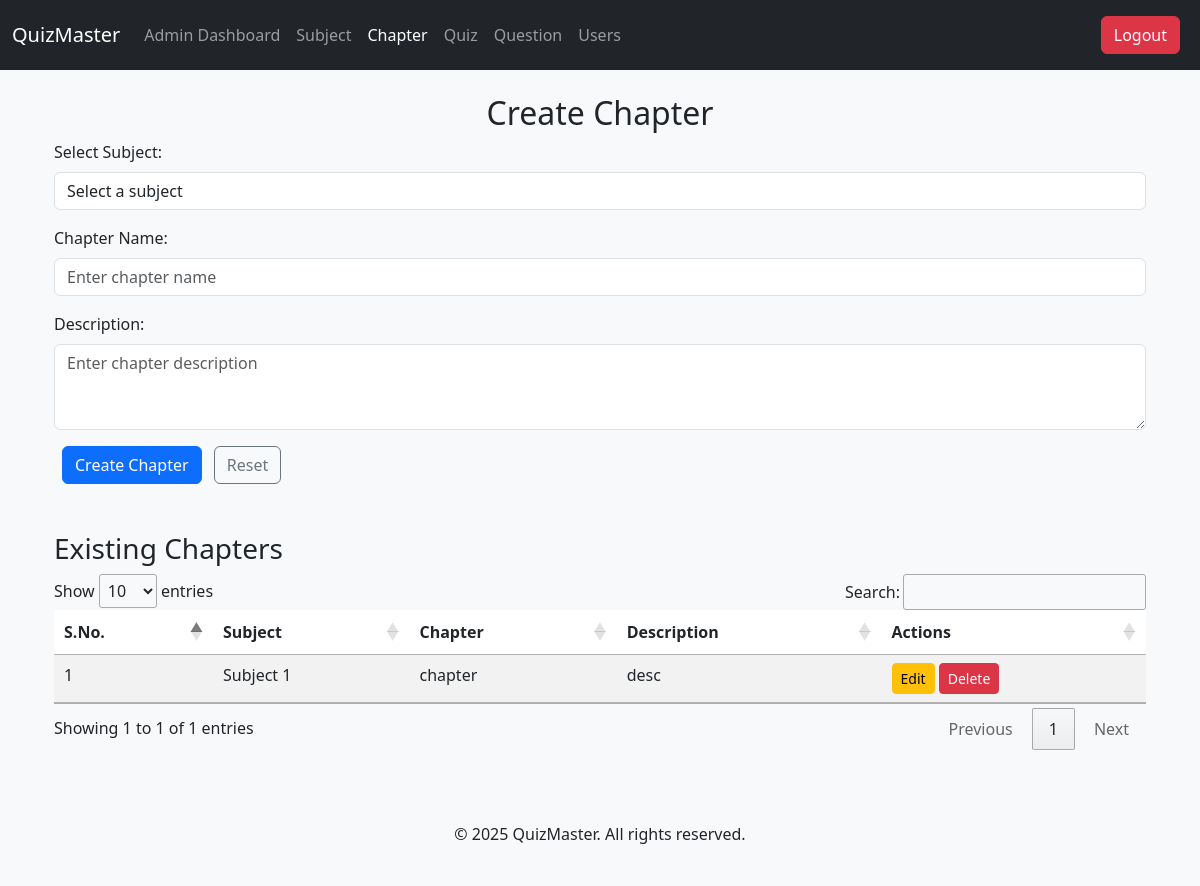
Before: /admin/chapter (signed in) with the older database file.
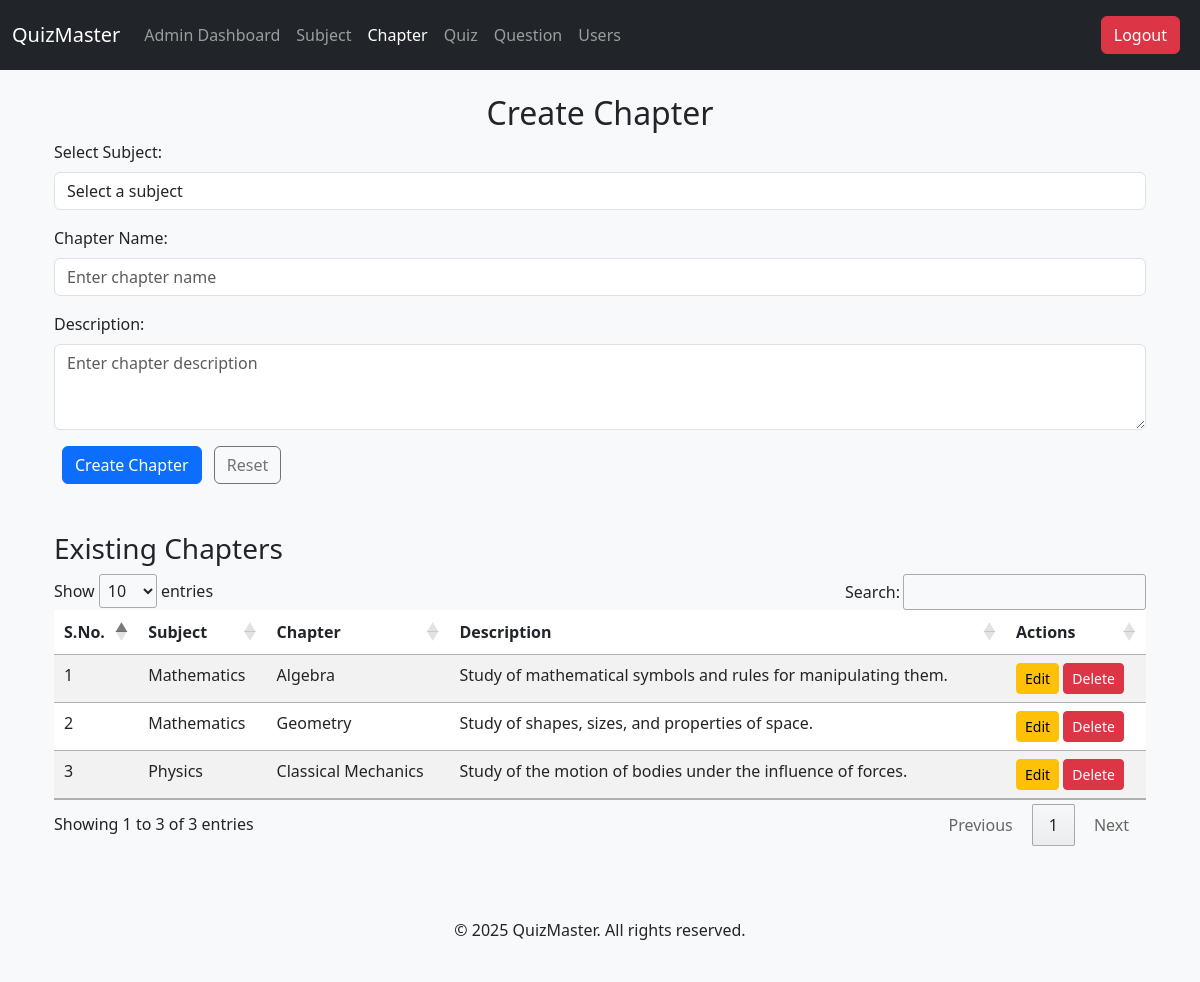
After: the same page with the newer database file.
### tables this page shows
CREATE TABLE chapters (
            id INTEGER PRIMARY KEY AUTOINCREMENT,
            subject_id INTEGER,
            name TEXT NOT NULL,
            description TEXT,
            additional_fields TEXT,
            FOREIGN KEY (subject_id) REFERENCES subjects (id)
        );

CREATE TABLE subjects (
            id INTEGER PRIMARY KEY AUTOINCREMENT,
            name TEXT NOT NULL,
            description TEXT,
            additional_fields TEXT
        );

### app.py (the view, shortened to what this page needs)
@app.route('/admin/chapter', methods=['GET', 'POST'])
@admin_required
def chapter():
    conn = sqlite3.connect('database.db')
    cursor = conn.cursor()
    cursor.execute("SELECT * FROM subjects")
    subjects = cursor.fetchall()
    conn.close()
    conn = sqlite3.connect('database.db')
    cursor = conn.cursor()
    cursor.execute('''
        SELECT subjects.name AS subject_name, chapters.id AS chapter_id, chapters.name AS chapter_name, chapters.description
        FROM chapters
        JOIN subjects ON chapters.subject_id = subjects.id;
    ''')
    chapters = cursor.fetchall()
    conn.close()
    return render_template('chapter.html', subjects=subjects, chapters=chapters)  # Render the form for creating a chapter

### app.py (called while the page is built)
@login_manager.user_loader
def load_user(user_id):
    conn = sqlite3.connect('database.db')
    cursor = conn.cursor()
    cursor.execute("SELECT id, username, role FROM users WHERE id=?", (user_id,))
    user = cursor.fetchone()
    conn.close()
    if user:
        return User(user[0], user[1], user[2])
    return None

def admin_required(f):
    @wraps(f)
    def decorated_function(*args, **kwargs):
        if 'role' not in session or session['role'] != 'admin':
            return redirect(url_for('home'))  # Redirect to home if not admin
        return f(*args, **kwargs)
    return decorated_function

### templates/chapter.html (shortened to what this page needs)
{% extends "base.html" %}
{% block content %}
<div class="container">
    <h2 class="text-center">Create Chapter</h2>
    <form method="POST" action="/admin/chapter">
        <div class="mb-3">
            <label for="subject_id" class="form-label">Select Subject:</label>
            <select class="form-control" id="subject_id" name="subject_id" required>
                <option value="">Select a subject</option>
            </select>
        </div>
        <div class="mb-3">
            <label for="name" class="form-label">Chapter Name:</label>
            <input type="text" class="form-control" id="name" name="name" required placeholder="Enter chapter name">
        </div>
        <div class="mb-3">
            <label for="description" class="form-label">Description:</label>
            <textarea class="form-control" id="description" name="description" rows="3" placeholder="Enter chapter description"></textarea>
        </div>
        <button type="submit" class="btn btn-primary mx-2">Create Chapter</button>
        <button type="reset" class="btn btn-outline-secondary">Reset</button>
    </form>
    <h3 class="mt-5">Existing Chapters</h3>
    <table id="chaptersTable" class="table table-striped">
        <thead>
            <tr>
                <th>S.No.</th>
                <th>Subject</th>
                <th>Chapter</th>
                <th>Description</th>
                <th>Actions</th>
            </tr>
        </thead>
        <tbody>
            {% for chapter in chapters %}
                <tr>
                    <td>{{ loop.index }}</td>
                    <td>{{ chapter[0] }}</td>
                    <td>{{ chapter[2] }}</td>
                    <td>{{ chapter[3] }}</td>
                    <td>
                        <a href="/admin/edit-chapter/{{ chapter[1] }}" class="btn btn-warning btn-sm">Edit</a>
                        <form action="/admin/delete-chapter/{{ chapter[1] }}" method="POST" style="display:inline;">
                            <button type="submit" class="btn btn-danger btn-sm" onclick="return confirm('Are you sure you want to delete this chapter?');">Delete</button>
                        </form>
                    </td>
                </tr>
            {% endfor %}
        </tbody>
    </table>
</div>
{% endblock %}

### templates/base.html (shortened to what this page needs)
<!DOCTYPE html>
<html lang="en">
<head>
    <link rel="stylesheet" href="https://cdn.jsdelivr.net/npm/bootstrap@5.3.0/dist/css/bootstrap.min.css" />
    <link rel="stylesheet" href="https://cdn.datatables.net/1.11.5/css/jquery.dataTables.min.css" />
</head>
<body class="bg-light">
    <nav class="navbar navbar-expand-lg navbar-dark bg-dark">
        <div class="container-fluid">
            <a class="navbar-brand" href="{{ url_for('admin_dashboard') }}">QuizMaster</a>
            <div class="collapse navbar-collapse" id="navbarSupportedContent">
                <ul class="navbar-nav me-auto mb-2 mb-lg-0">
                        {% if session['role'] == 'admin' %}
                            <li class="nav-item">
                                <a class="nav-link {% if request.path == url_for('admin_dashboard') %}active{% endif %}" href="{{ url_for('admin_dashboard') }}">Admin Dashboard</a>
                            </li>
                            <li class="nav-item">
                                <a class="nav-link {% if request.path == '/admin/subject' %}active{% endif %}" href="/admin/subject">Subject</a>
                            </li>
                            <li class="nav-item">
                                <a class="nav-link {% if request.path == '/admin/chapter' %}active{% endif %}" href="/admin/chapter">Chapter</a>
                            </li>
                            <li class="nav-item">
                                <a class="nav-link {% if request.path == '/admin/quiz' %}active{% endif %}" href="/admin/quiz">Quiz</a>
                            </li>
                            <li class="nav-item">
                                <a class="nav-link {% if request.path == '/admin/question' %}active{% endif %}" href="/admin/question">Question</a>
                            </li>
                            <li class="nav-item">
                                <a class="nav-link {% if request.path == '/admin/manage-users' %}active{% endif %}" href="/admin/manage-users">Users</a>
                            </li>
                        {% else %}
                            <li class="nav-item">
                                <a class="nav-link {% if request.path == url_for('user_dashboard') %}active{% endif %}" href="{{ url_for('user_dashboard') }}">User Dashboard</a>
                            </li>
                        {% endif %}
                </ul>
                <a href="/logout" class="btn btn-danger mx-2 my-2">Logout</a>
            </div>
        </div>
    </nav>
    <div class="container mt-4 content">
        {% block content %}{% endblock %}
    </div>
    <footer class="bg-light text-center py-4 mt-5">
        <p>&copy; 2025 QuizMaster. All rights reserved.</p>
    </footer>
</body>
</html>

### templates/base.html (style rules this page uses)
html, body { height: 100%; }
body { display: flex; flex-direction: column; }
.content { flex: 1; }

Changed rows visible on the page:
removed chapters: name "Subject 1", name "chapter", description "desc"
added chapters: name "Mathematics", name "Algebra", description "Study of mathematical symbols and rules for manipulating them."
added chapters: name "Mathematics", name "Geometry", description "Study of shapes, sizes, and properties of space."
added chapters: name "Physics", name "Classical Mechanics", description "Study of the motion of bodies under the influence of forces."
Other visible differences:
text written by a page script: "Show entries Search: Showing 1 to 1 of 1 entries Previous 1 Next" → "Show entries Search: Showing 1 to 3 of 3 entries Previous 1 Next"
